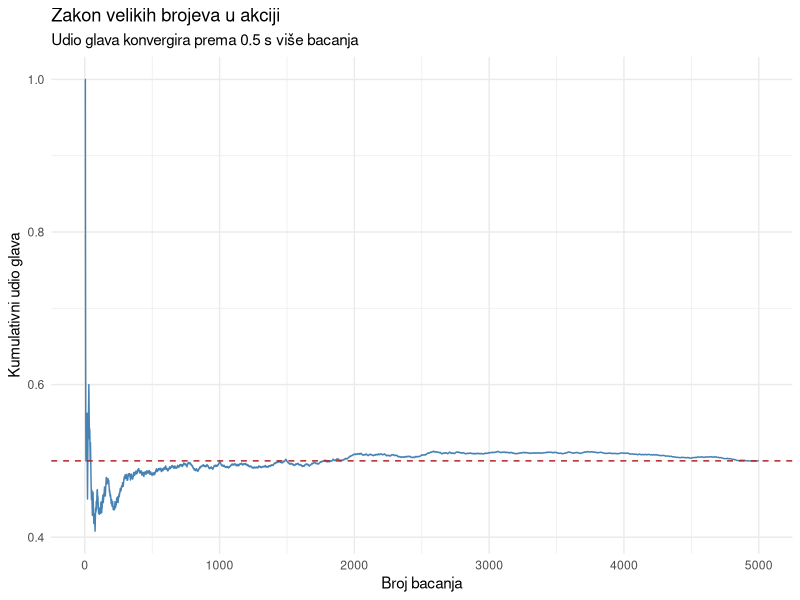
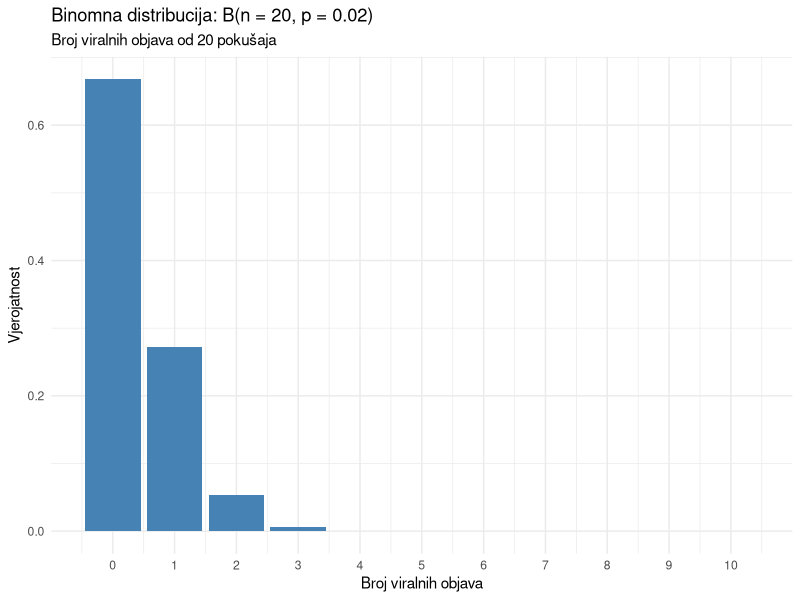
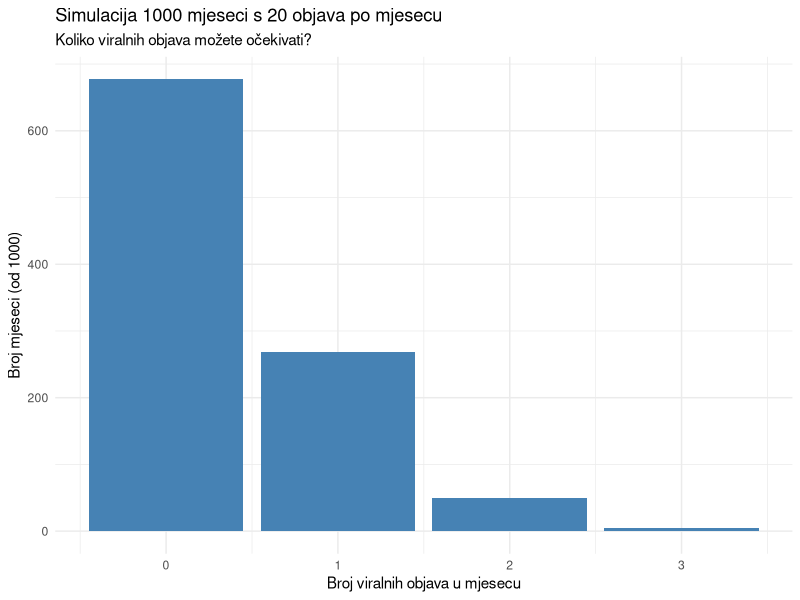
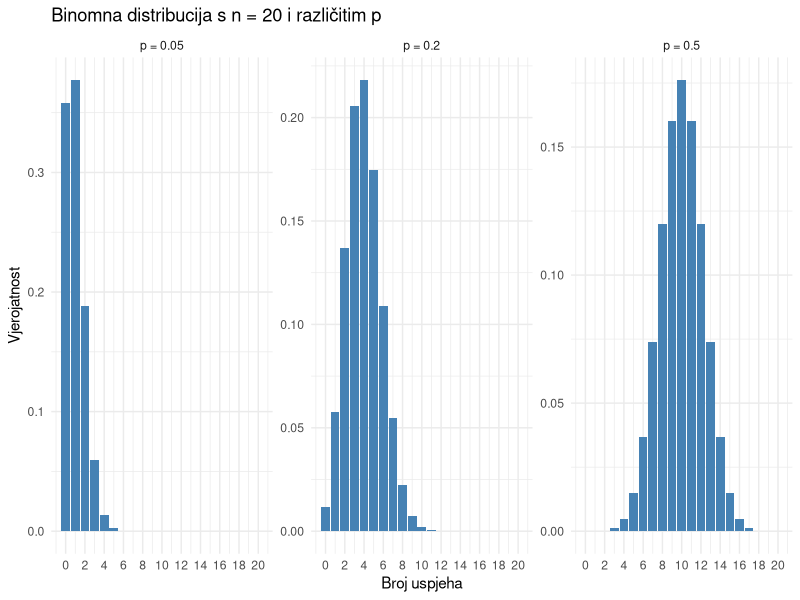
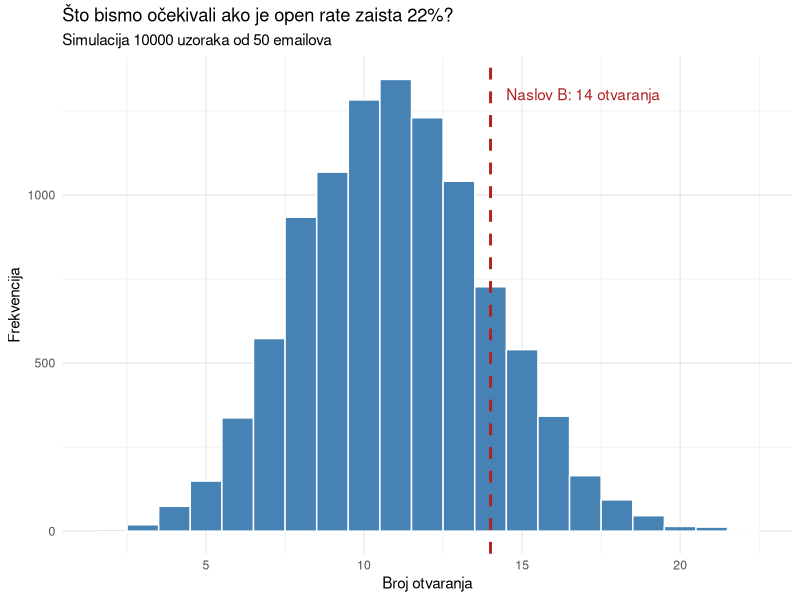
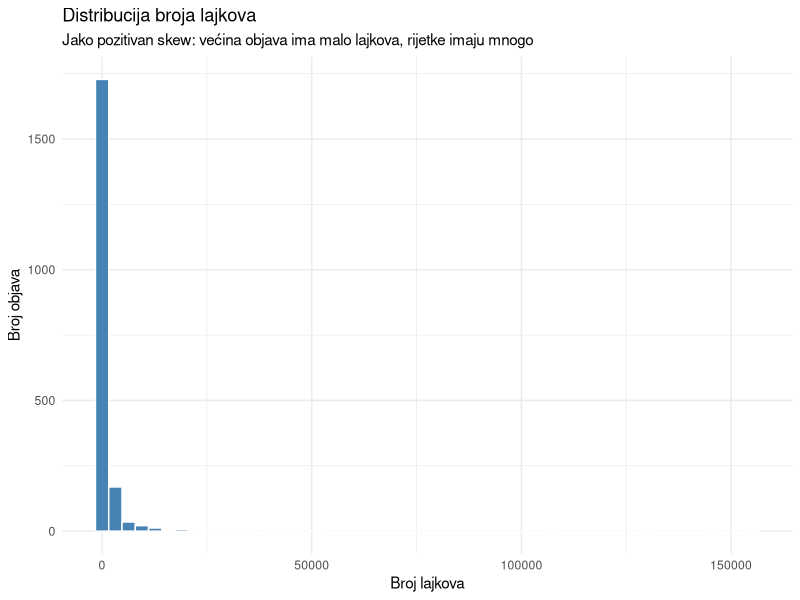
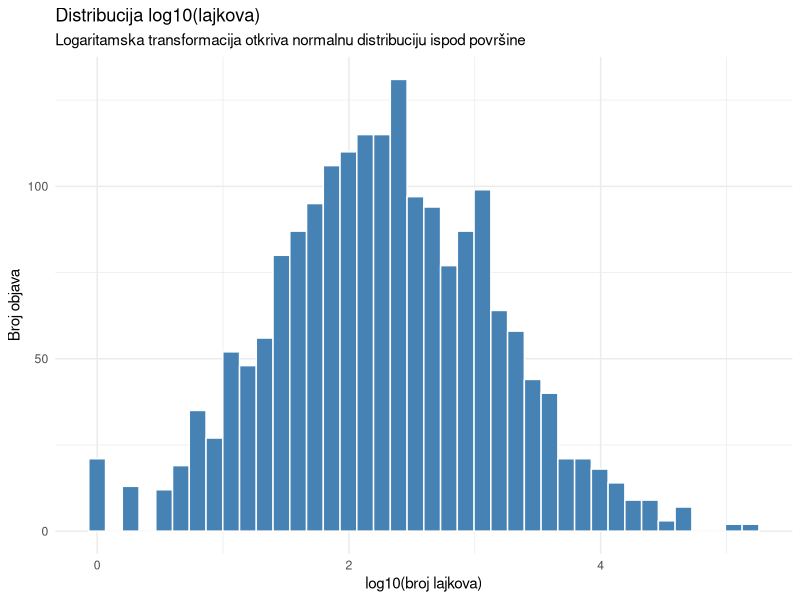
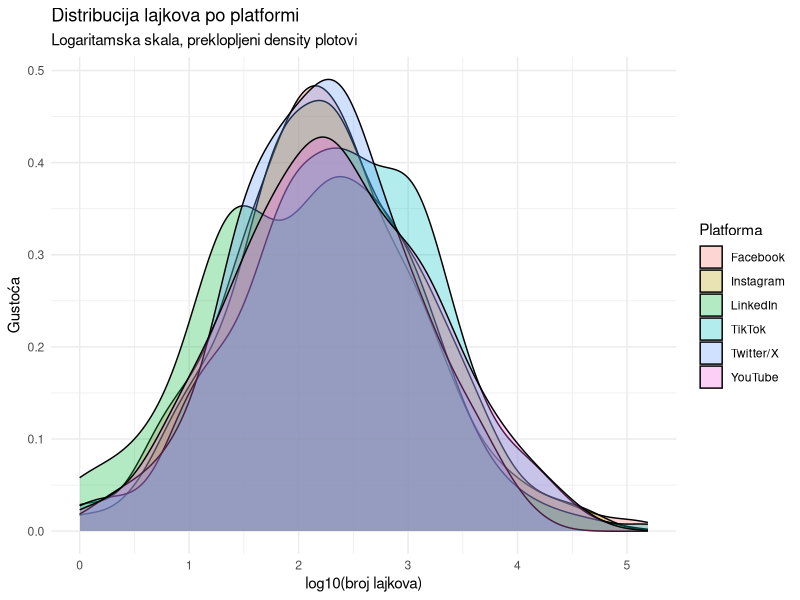

The R script that drew these images, in order:
## ---- chunk 1
#| label: setup
#| echo: true
#| message: false
#| warning: false

library(tidyverse)
## ---- chunk 2
#| label: ucitavanje-podataka
#| echo: true
#| message: false
#| warning: false

posts <- read_csv("../resources/datasets/social_posts.csv")
glimpse(posts)
## ---- chunk 3
#| label: pregled-podataka
#| echo: true
#| message: false
#| warning: false

posts |>
  count(platform, sort = TRUE)

# Koliko je objava viralno?
posts |>
  count(is_viral) |>
  mutate(udio = round(n / sum(n), 3))
## ---- chunk 4
#| label: simulacija-novčić
#| echo: true
#| message: false
#| warning: false
#| fig-width: 8
#| fig-height: 4.5

set.seed(42)

# Simulacija bacanja novčića
n_bacanja <- 5000
bacanja <- sample(c("glava", "pismo"), size = n_bacanja, replace = TRUE)

# Kumulativni udio glava nakon svakog bacanja
kum_udio <- cumsum(bacanja == "glava") / seq_along(bacanja)

tibble(bacanje = 1:n_bacanja, udio_glava = kum_udio) |>
  ggplot(aes(x = bacanje, y = udio_glava)) +
  geom_line(color = "steelblue") +
  geom_hline(yintercept = 0.5, linetype = "dashed", color = "firebrick") +
  labs(
    title = "Zakon velikih brojeva u akciji",
    subtitle = "Udio glava konvergira prema 0.5 s više bacanja",
    x = "Broj bacanja",
    y = "Kumulativni udio glava"
  ) +
  theme_minimal()
## ---- chunk 5
#| label: komplement
#| echo: true
#| message: false
#| warning: false

# Vjerojatnost da je objava viralna
p_viral <- mean(posts$is_viral)
cat("P(viralno) =", round(p_viral, 3), "\n")

# Vjerojatnost da NIJE viralna (komplement)
p_ne_viral <- 1 - p_viral
cat("P(nije viralno) =", round(p_ne_viral, 3), "\n")
## ---- chunk 6
#| label: zbrajanje-iskljucivo
#| echo: true
#| message: false
#| warning: false

# Vjerojatnost da je objava na Instagramu ILI TikToku
# (svaka objava je samo na jednoj platformi, pa su isključivi)
p_ig <- mean(posts$platform == "Instagram")
p_tt <- mean(posts$platform == "TikTok")

cat("P(Instagram) =", round(p_ig, 3), "\n")
cat("P(TikTok) =", round(p_tt, 3), "\n")
cat("P(Instagram ILI TikTok) =", round(p_ig + p_tt, 3), "\n")

# Provjera
mean(posts$platform %in% c("Instagram", "TikTok"))
## ---- chunk 7
#| label: zbrajanje-neiskljucivo
#| echo: true
#| message: false
#| warning: false

# Vjerojatnost da je objava video ILI viralna
# (objava može biti oboje istovremeno)
p_video <- mean(posts$content_type == "video")
p_viral <- mean(posts$is_viral)
p_video_i_viral <- mean(posts$content_type == "video" & posts$is_viral)

cat("P(video) =", round(p_video, 3), "\n")
cat("P(viralno) =", round(p_viral, 3), "\n")
cat("P(video I viralno) =", round(p_video_i_viral, 4), "\n")
cat("P(video ILI viralno) =", round(p_video + p_viral - p_video_i_viral, 3), "\n")

# Provjera
mean(posts$content_type == "video" | posts$is_viral)
## ---- chunk 8
#| label: mnozenje-nezavisno
#| echo: true
#| message: false
#| warning: false

# Jesu li platforma i viralnost nezavisni?
# Ako jesu, P(Instagram I viralno) = P(Instagram) * P(viralno)

p_ig <- mean(posts$platform == "Instagram")
p_viral <- mean(posts$is_viral)

cat("P(Instagram) * P(viralno) =", round(p_ig * p_viral, 4), "\n")

# Stvarna zajednička vjerojatnost
p_ig_viral <- mean(posts$platform == "Instagram" & posts$is_viral)
cat("P(Instagram I viralno) stvarno =", round(p_ig_viral, 4), "\n")
## ---- chunk 9
#| label: uvjetna-vjerojatnost
#| echo: true
#| message: false
#| warning: false

# Vjerojatnost viralnosti DADO da je objava na TikToku
p_viral_dado_tt <- posts |>
  filter(platform == "TikTok") |>
  summarise(p = mean(is_viral)) |>
  pull(p)

cat("P(viralno | TikTok) =", round(p_viral_dado_tt, 4), "\n")

# Usporedba s ukupnom vjerojatnošću viralnosti
cat("P(viralno) ukupno =", round(mean(posts$is_viral), 4), "\n")

# Uvjetne vjerojatnosti po platformi
posts |>
  group_by(platform) |>
  summarise(
    n = n(),
    n_viral = sum(is_viral),
    p_viral = round(mean(is_viral), 4),
    .groups = "drop"
  ) |>
  arrange(desc(p_viral))
## ---- chunk 10
#| label: dbinom-osnovno
#| echo: true
#| message: false
#| warning: false

# Vjerojatnost da NIJEDNA od 20 objava ne postane viralna
dbinom(x = 0, size = 20, prob = 0.02)

# Vjerojatnost da TOČNO 1 od 20 postane viralna
dbinom(x = 1, size = 20, prob = 0.02)

# Vjerojatnost da TOČNO 2 od 20 postanu viralne
dbinom(x = 2, size = 20, prob = 0.02)
## ---- chunk 11
#| label: binom-vizualizacija
#| echo: true
#| message: false
#| warning: false
#| fig-width: 8
#| fig-height: 5

tibble(
  x = 0:10,
  vjerojatnost = dbinom(x, size = 20, prob = 0.02)
) |>
  ggplot(aes(x = x, y = vjerojatnost)) +
  geom_col(fill = "steelblue") +
  scale_x_continuous(breaks = 0:10) +
  labs(
    title = "Binomna distribucija: B(n = 20, p = 0.02)",
    subtitle = "Broj viralnih objava od 20 pokušaja",
    x = "Broj viralnih objava",
    y = "Vjerojatnost"
  ) +
  theme_minimal()
## ---- chunk 12
#| label: pbinom-osnovno
#| echo: true
#| message: false
#| warning: false

# P(X <= 1): vjerojatnost 0 ili 1 viralne objave od 20
pbinom(q = 1, size = 20, prob = 0.02)

# P(X <= 3): vjerojatnost 3 ili manje
pbinom(q = 3, size = 20, prob = 0.02)

# P(X >= 2): vjerojatnost 2 ili više (komplement od P(X <= 1))
1 - pbinom(q = 1, size = 20, prob = 0.02)
## ---- chunk 13
#| label: rbinom-simulacija
#| echo: true
#| message: false
#| warning: false
#| fig-width: 8
#| fig-height: 5

set.seed(42)

# Simuliraj 1000 "mjeseci" u kojima imaš po 20 objava
simulacija <- tibble(
  mjesec = 1:1000,
  n_viralnih = rbinom(n = 1000, size = 20, prob = 0.02)
)

# Distribucija rezultata
simulacija |>
  count(n_viralnih) |>
  mutate(udio = round(n / sum(n), 3))
## ---- chunk 14
#| label: rbinom-graf
#| echo: true
#| message: false
#| warning: false
#| fig-width: 8
#| fig-height: 4.5

simulacija |>
  ggplot(aes(x = n_viralnih)) +
  geom_bar(fill = "steelblue") +
  scale_x_continuous(breaks = 0:8) +
  labs(
    title = "Simulacija 1000 mjeseci s 20 objava po mjesecu",
    subtitle = "Koliko viralnih objava možete očekivati?",
    x = "Broj viralnih objava u mjesecu",
    y = "Broj mjeseci (od 1000)"
  ) +
  theme_minimal()
## ---- chunk 15
#| label: binom-razne-p
#| echo: true
#| message: false
#| warning: false
#| fig-width: 9
#| fig-height: 6

# Tri različite vjerojatnosti uspjeha
expand_grid(
  p = c(0.05, 0.20, 0.50),
  x = 0:20
) |>
  mutate(
    vjerojatnost = dbinom(x, size = 20, prob = p),
    p_label = paste0("p = ", p)
  ) |>
  ggplot(aes(x = x, y = vjerojatnost)) +
  geom_col(fill = "steelblue") +
  facet_wrap(~p_label, scales = "free_y") +
  scale_x_continuous(breaks = seq(0, 20, by = 2)) +
  labs(
    title = "Binomna distribucija s n = 20 i različitim p",
    x = "Broj uspjeha",
    y = "Vjerojatnost"
  ) +
  theme_minimal()
## ---- chunk 16
#| label: ab-test-email
#| echo: true
#| message: false
#| warning: false

# Ako je B zaista isti kao A (p = 0.22), kolika je šansa da vidimo 14 ili više otvaranja?
p_14_ili_vise <- 1 - pbinom(q = 13, size = 50, prob = 0.22)
cat("P(X >= 14 | p = 0.22) =", round(p_14_ili_vise, 3), "\n")
## ---- chunk 17
#| label: ab-test-simulacija
#| echo: true
#| message: false
#| warning: false
#| fig-width: 8
#| fig-height: 5

set.seed(42)

# Simulacija: ako je pravi open rate 22%, koliko otvaranja bismo dobili u 50 emailova?
sim_a <- tibble(
  otvaranja = rbinom(10000, size = 50, prob = 0.22)
)

sim_a |>
  ggplot(aes(x = otvaranja)) +
  geom_histogram(binwidth = 1, fill = "steelblue", color = "white") +
  geom_vline(xintercept = 14, color = "firebrick", linetype = "dashed", linewidth = 1) +
  annotate("text", x = 14.5, y = 1300, label = "Naslov B: 14 otvaranja", 
           hjust = 0, color = "firebrick") +
  labs(
    title = "Što bismo očekivali ako je open rate zaista 22%?",
    subtitle = "Simulacija 10000 uzoraka od 50 emailova",
    x = "Broj otvaranja",
    y = "Frekvencija"
  ) +
  theme_minimal()
## ---- chunk 18
#| label: empirijska-likes
#| echo: true
#| message: false
#| warning: false
#| fig-width: 8
#| fig-height: 5

posts |>
  ggplot(aes(x = likes)) +
  geom_histogram(fill = "steelblue", color = "white", bins = 50) +
  labs(
    title = "Distribucija broja lajkova",
    subtitle = "Jako pozitivan skew: većina objava ima malo lajkova, rijetke imaju mnogo",
    x = "Broj lajkova",
    y = "Broj objava"
  ) +
  theme_minimal()
## ---- chunk 19
#| label: empirijska-log
#| echo: true
#| message: false
#| warning: false
#| fig-width: 8
#| fig-height: 5

# Logaritmirana distribucija izgleda puno "normalnije"
posts |>
  filter(likes > 0) |>
  ggplot(aes(x = log10(likes))) +
  geom_histogram(fill = "steelblue", color = "white", bins = 40) +
  labs(
    title = "Distribucija log10(lajkova)",
    subtitle = "Logaritamska transformacija otkriva normalnu distribuciju ispod površine",
    x = "log10(broj lajkova)",
    y = "Broj objava"
  ) +
  theme_minimal()
## ---- chunk 20
#| label: empirijska-po-platformi
#| echo: true
#| message: false
#| warning: false
#| fig-width: 9
#| fig-height: 6

posts |>
  filter(likes > 0) |>
  ggplot(aes(x = log10(likes), fill = platform)) +
  geom_density(alpha = 0.3) +
  labs(
    title = "Distribucija lajkova po platformi",
    subtitle = "Logaritamska skala, preklopljeni density plotovi",
    x = "log10(broj lajkova)",
    y = "Gustoća",
    fill = "Platforma"
  ) +
  theme_minimal()
## ---- chunk 21
#| label: normalna-vizualizacija
#| echo: true
#| message: false
#| warning: false
#| fig-width: 8
#| fig-height: 5

# Vizualizacija normalne distribucije s različitim parametrima
tibble(x = seq(-10, 20, length.out = 500)) |>
  mutate(
    `N(5, 2)` = dnorm(x, mean = 5, sd = 2),
    `N(5, 4)` = dnorm(x, mean = 5, sd = 4),
    `N(10, 2)` = dnorm(x, mean = 10, sd = 2)
  ) |>
  pivot_longer(-x, names_to = "distribucija", values_to = "gustoca") |>
  ggplot(aes(x = x, y = gustoca, color = distribucija)) +
  geom_line(linewidth = 1) +
  labs(
    title = "Normalna distribucija s različitim parametrima",
    subtitle = "μ pomiče centar, σ mijenja širinu",
    x = "Vrijednost",
    y = "Gustoća",
    color = "Distribucija"
  ) +
  theme_minimal()
## ---- chunk 22
#| label: pravilo-68-95
#| echo: true
#| message: false
#| warning: false
#| fig-width: 9
#| fig-height: 5

# Vizualizacija pravila 68-95-99.7
mu <- 0
sigma <- 1

norm_data <- tibble(x = seq(-4, 4, length.out = 500), y = dnorm(x, mu, sigma))

ggplot(norm_data, aes(x = x, y = y)) +
  geom_line(linewidth = 1) +
  geom_area(data = norm_data |> filter(x >= -1, x <= 1), alpha = 0.4, fill = "#2a9d8f") +
  geom_area(data = norm_data |> filter(x >= -2, x <= -1 | x >= 1, x <= 2), alpha = 0.25, fill = "#e9c46a") +
  geom_area(data = norm_data |> filter(x >= -3, x <= -2 | x >= 2, x <= 3), alpha = 0.15, fill = "#e76f51") +
  annotate("text", x = 0, y = 0.15, label = "68%", size = 5, fontface = "bold") +
  annotate("text", x = 1.5, y = 0.04, label = "13.5%", size = 3.5) +
  annotate("text", x = -1.5, y = 0.04, label = "13.5%", size = 3.5) +
  annotate("text", x = 2.5, y = 0.01, label = "2.35%", size = 3) +
  annotate("text", x = -2.5, y = 0.01, label = "2.35%", size = 3) +
  scale_x_continuous(breaks = -4:4, labels = c("-4σ", "-3σ", "-2σ", "-1σ", "μ", "+1σ", "+2σ", "+3σ", "+4σ")) +
  labs(
    title = "Pravilo 68-95-99.7",
    subtitle = "Postotak podataka unutar 1, 2 i 3 standardne devijacije od prosjeka",
    x = NULL,
    y = "Gustoća"
  ) +
  theme_minimal()
## ---- chunk 23
#| label: provjera-pravila
#| echo: true
#| message: false
#| warning: false

# Koristimo log-transformirane lajkove koji su približno normalni
log_likes <- posts |>
  filter(likes > 0) |>
  pull(likes) |>
  log10()

mu <- mean(log_likes)
sigma <- sd(log_likes)

cat("Prosjek log10(likes):", round(mu, 2), "\n")
cat("SD log10(likes):", round(sigma, 2), "\n\n")

# Koliko podataka pada unutar 1, 2, 3 SD?
unutar_1sd <- mean(log_likes >= mu - sigma & log_likes <= mu + sigma)
unutar_2sd <- mean(log_likes >= mu - 2*sigma & log_likes <= mu + 2*sigma)
unutar_3sd <- mean(log_likes >= mu - 3*sigma & log_likes <= mu + 3*sigma)

cat("Unutar 1 SD:", round(unutar_1sd * 100, 1), "% (teorijski: 68%)\n")
cat("Unutar 2 SD:", round(unutar_2sd * 100, 1), "% (teorijski: 95%)\n")
cat("Unutar 3 SD:", round(unutar_3sd * 100, 1), "% (teorijski: 99.7%)\n")
## ---- chunk 24
#| label: zscore-primjer
#| echo: true
#| message: false
#| warning: false

# Z-score za lajkove (na log skali)
posts_z <- posts |>
  filter(likes > 0) |>
  mutate(
    log_likes = log10(likes),
    z_likes = (log_likes - mean(log_likes)) / sd(log_likes)
  )

# Objave s najvišim z-scoreom (najneobičajniji angažman)
posts_z |>
  select(post_id, platform, content_type, likes, z_likes) |>
  arrange(desc(z_likes)) |>
  head(10)
## ---- chunk 25
#| label: zscore-usporedba
#| echo: true
#| message: false
#| warning: false

posts_z2 <- posts |>
  filter(likes > 0, comments > 0) |>
  mutate(
    z_likes = scale(log10(likes))[,1],
    z_comments = scale(log10(comments))[,1]
  )

# Koje objave imaju neproporcionalno više komentara nego lajkova?
posts_z2 |>
  mutate(razlika = z_comments - z_likes) |>
  select(post_id, platform, content_type, likes, comments, z_likes, z_comments, razlika) |>
  arrange(desc(razlika)) |>
  head(8)
## ---- chunk 26
#| label: dnorm-primjer
#| echo: true
#| message: false
#| warning: false

# Gustoća u točki x za standardnu normalnu N(0,1)
dnorm(0)       # Gustoća na prosjeku (vrh krivulje)
dnorm(1)       # Gustoća na 1 SD iznad prosjeka
dnorm(2)       # Gustoća na 2 SD iznad prosjeka

# Gustoća za nestandardnu normalnu
dnorm(100, mean = 80, sd = 25)  # Koliko je "normalan" rezultat od 100 sekundi?
## ---- chunk 27
#| label: pnorm-primjer
#| echo: true
#| message: false
#| warning: false

# Za standardnu normalnu N(0,1):
pnorm(0)    # 50% distribucije je ispod prosjeka
pnorm(1)    # ~84% je ispod 1 SD iznad prosjeka
pnorm(-1)   # ~16% je ispod 1 SD ispod prosjeka

# Koliki postotak čitatelja provede manje od 60 sekundi?
# (ako je vrijeme ~ N(80, 25))
pnorm(60, mean = 80, sd = 25)
## ---- chunk 28
#| label: pnorm-primjeri
#| echo: true
#| message: false
#| warning: false

# Postotak čitatelja između 60 i 120 sekundi
pnorm(120, mean = 80, sd = 25) - pnorm(60, mean = 80, sd = 25)

# Postotak čitatelja iznad 150 sekundi (gornji rep)
1 - pnorm(150, mean = 80, sd = 25)

# Postotak s z-scoreom između -1 i 1 (provjera pravila 68%)
pnorm(1) - pnorm(-1)
## ---- chunk 29
#| label: qnorm-primjer
#| echo: true
#| message: false
#| warning: false

# Ispod koje vrijednosti je 95% distribucije?
qnorm(0.95, mean = 80, sd = 25)

# Ispod koje je 5%? (donji kvintil)
qnorm(0.05, mean = 80, sd = 25)

# Top 1% čitatelja (oni koji čitaju najduže)
qnorm(0.99, mean = 80, sd = 25)
## ---- chunk 30
#| label: rnorm-simulacija
#| echo: true
#| message: false
#| warning: false
#| fig-width: 8
#| fig-height: 5

set.seed(42)

# Simulacija 1000 članaka s prosječnim vremenom čitanja ~ N(80, 25)
sim_vrijeme <- tibble(
  clanak = 1:1000,
  vrijeme = rnorm(1000, mean = 80, sd = 25)
)

sim_vrijeme |>
  ggplot(aes(x = vrijeme)) +
  geom_histogram(aes(y = after_stat(density)), 
                 fill = "steelblue", color = "white", binwidth = 5) +
  stat_function(fun = dnorm, args = list(mean = 80, sd = 25),
                color = "firebrick", linewidth = 1) +
  labs(
    title = "Simulirano vrijeme čitanja vs teorijska normalna krivulja",
    subtitle = "N(μ = 80, σ = 25), 1000 simuliranih članaka",
    x = "Vrijeme čitanja (sekunde)",
    y = "Gustoća"
  ) +
  theme_minimal()
## ---- chunk 31
#| label: qqplot-normalno
#| echo: true
#| message: false
#| warning: false
#| fig-width: 8
#| fig-height: 5

# QQ-plot za log-transformirane lajkove (trebali bi biti približno normalni)
posts |>
  filter(likes > 0) |>
  ggplot(aes(sample = log10(likes))) +
  stat_qq() +
  stat_qq_line(color = "firebrick") +
  labs(
    title = "QQ-plot: log10(lajkovi)",
    subtitle = "Točke blizu linije = približno normalna distribucija",
    x = "Teorijski kvantili",
    y = "Opaženi kvantili"
  ) +
  theme_minimal()
## ---- chunk 32
#| label: qqplot-nenormalno
#| echo: true
#| message: false
#| warning: false
#| fig-width: 8
#| fig-height: 5

# QQ-plot za netransformirane lajkove (jako iskrivljeni)
posts |>
  ggplot(aes(sample = likes)) +
  stat_qq() +
  stat_qq_line(color = "firebrick") +
  labs(
    title = "QQ-plot: lajkovi (bez transformacije)",
    subtitle = "Ozbiljno odstupanje od linije = daleko od normalne distribucije",
    x = "Teorijski kvantili",
    y = "Opaženi kvantili"
  ) +
  theme_minimal()
## ---- chunk 33
#| label: qqplot-usporedba
#| echo: true
#| message: false
#| warning: false
#| fig-width: 9
#| fig-height: 4

library(patchwork)

p_qq1 <- posts |>
  filter(likes > 0) |>
  ggplot(aes(sample = log10(likes))) +
  stat_qq(size = 0.8, alpha = 0.4) +
  stat_qq_line(color = "firebrick") +
  labs(title = "log10(lajkovi)", subtitle = "Približno normalno") +
  theme_minimal()

p_qq2 <- posts |>
  ggplot(aes(sample = shares)) +
  stat_qq(size = 0.8, alpha = 0.4) +
  stat_qq_line(color = "firebrick") +
  labs(title = "Dijeljenja (neobrađeno)", subtitle = "Jak pozitivan skew") +
  theme_minimal()

p_qq3 <- posts |>
  filter(shares > 0) |>
  ggplot(aes(sample = log10(shares))) +
  stat_qq(size = 0.8, alpha = 0.4) +
  stat_qq_line(color = "firebrick") +
  labs(title = "log10(dijeljenja)", subtitle = "Poboljšano, ali ne savršeno") +
  theme_minimal()

p_qq1 + p_qq2 + p_qq3
## ---- chunk 34
#| label: pragovi-outlieri
#| echo: true
#| message: false
#| warning: false

# Identifikacija outliera u engagement metrikama
posts_analiza <- posts |>
  filter(likes > 0) |>
  mutate(
    log_likes = log10(likes),
    z_likes = scale(log_likes)[,1],
    outlier_status = case_when(
      abs(z_likes) > 3 ~ "ekstremni outlier",
      abs(z_likes) > 2 ~ "umjereni outlier",
      .default = "normalni raspon"
    )
  )

posts_analiza |>
  count(outlier_status) |>
  mutate(udio = round(n / sum(n), 3))
## ---- chunk 35
#| label: pragovi-graf
#| echo: true
#| message: false
#| warning: false
#| fig-width: 8
#| fig-height: 5

posts_analiza |>
  ggplot(aes(x = log_likes, fill = outlier_status)) +
  geom_histogram(binwidth = 0.15, color = "white") +
  scale_fill_manual(values = c(
    "normalni raspon" = "steelblue",
    "umjereni outlier" = "#e9c46a",
    "ekstremni outlier" = "#e76f51"
  )) +
  labs(
    title = "Identifikacija outliera pomoću z-scorea",
    subtitle = "Objave s |z| > 2 su umjereni, |z| > 3 su ekstremni outlieri",
    x = "log10(lajkovi)",
    y = "Broj objava",
    fill = "Status"
  ) +
  theme_minimal()
## ---- chunk 36
#| label: planiranje-kampanje
#| echo: true
#| message: false
#| warning: false

# Pretpostavimo da je open rate newsletter kampanja ~ N(0.25, 0.07)
# (prosjek 25%, SD 7%)

# Kolika je vjerojatnost da kampanja ima open rate iznad 30%?
p_iznad_30 <- 1 - pnorm(0.30, mean = 0.25, sd = 0.07)
cat("P(open rate > 30%) =", round(p_iznad_30, 3), "\n")

# Kolika je vjerojatnost da padne ispod 15%? (loš rezultat)
p_ispod_15 <- pnorm(0.15, mean = 0.25, sd = 0.07)
cat("P(open rate < 15%) =", round(p_ispod_15, 3), "\n")

# Koji open rate je na granici top 10% kampanja?
top_10 <- qnorm(0.90, mean = 0.25, sd = 0.07)
cat("Prag za top 10%:", round(top_10 * 100, 1), "%\n")
## ---- chunk 37
#| label: usporedba-platformi-z
#| echo: true
#| message: false
#| warning: false

# Z-score lajkova UNUTAR svake platforme
posts_platform_z <- posts |>
  filter(likes > 0) |>
  mutate(log_likes = log10(likes)) |>
  group_by(platform) |>
  mutate(
    z_likes = (log_likes - mean(log_likes)) / sd(log_likes)
  ) |>
  ungroup()

# Top 5 objava po z-scoreu unutar svake platforme
posts_platform_z |>
  group_by(platform) |>
  slice_max(z_likes, n = 1) |>
  select(platform, content_type, likes, followers, z_likes) |>
  arrange(desc(z_likes))
## ---- chunk 38
#| label: most-primjer
#| echo: true
#| message: false
#| warning: false
#| fig-width: 8
#| fig-height: 5

# Primjer: je li prosječni angažman na TikToku zaista veći nego na Instagramu?
set.seed(42)

# Uzmimo uzorke od 50 objava s svake platforme
uzorak_tt <- posts |>
  filter(platform == "TikTok", likes > 0) |>
  slice_sample(n = 50) |>
  pull(likes) |>
  log10()

uzorak_ig <- posts |>
  filter(platform == "Instagram", likes > 0) |>
  slice_sample(n = 50) |>
  pull(likes) |>
  log10()

razlika <- mean(uzorak_tt) - mean(uzorak_ig)
cat("Razlika u prosjeku log10(lajkova):", round(razlika, 3), "\n")

# Koliko je ova razlika neobična? Simulirajmo!
sim_razlike <- replicate(5000, {
  sve <- c(uzorak_tt, uzorak_ig)
  pomijesano <- sample(sve)
  mean(pomijesano[1:50]) - mean(pomijesano[51:100])
})

tibble(razlika_sim = sim_razlike) |>
  ggplot(aes(x = razlika_sim)) +
  geom_histogram(fill = "steelblue", color = "white", bins = 40) +
  geom_vline(xintercept = razlika, color = "firebrick", linetype = "dashed", linewidth = 1) +
  labs(
    title = "Je li razlika u angažmanu između TikToka i Instagrama slučajnost?",
    subtitle = "Distribucija razlika pod nultom hipotezom (simulacija permutacijom)",
    x = "Razlika u prosjeku log10(lajkova)",
    y = "Frekvencija"
  ) +
  theme_minimal()
